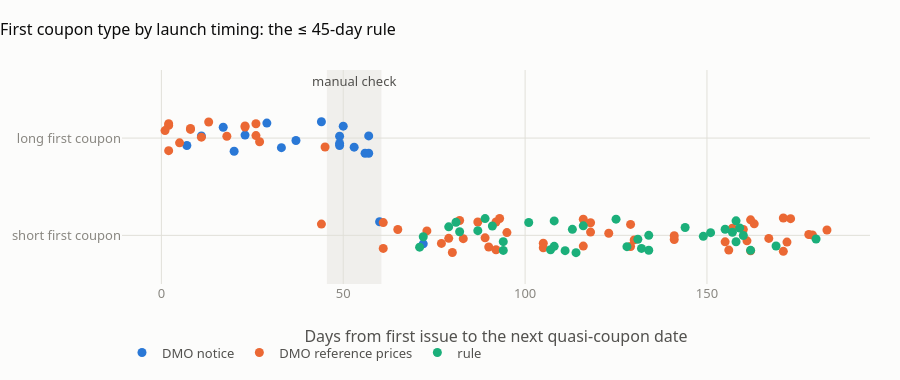

Write notebook code for a chart like this one.
### Markdown cell above
The evidence for the rule comes from every gilt whose first coupon date is taken from DMO data. **Long** first coupons launched 1–57 days before the next quasi-coupon date. **Short** ones launched 44–183 days before. The ranges overlap between 44 and 57 days:
- **5% Treasury Stock 2014** (July 2002) launched **44 days** before its next quasi date, yet the DMO paid a **short** first coupon. This is the one counterexample to the ≤ 45-day rule. Its date comes from the DMO's accrued interest, so the rule is not used for it.
- Post-2017 DMO notices show **long** coupons at 49–57 days (8 gilts), and short ones at 60 days (1% 2032) and 72 days (4⅝% 2030).

So the 46–60 day band really is ambiguous, which is why it is a manual-check band. No gilt falls in it without a DMO date.

The 36 rule-flagged gilts launched **71–180 days** before the next quasi date. All are short, well clear of the band.

### Code cell
ev = TT[TT["first_coupon_type"].notna()].copy()
ev["source"] = ev["first_coupon_source"].str.split(r" \(|:", regex=True).str[0]
src_order = ["DMO notice", "DMO reference prices", "rule"]
cmap = plotting.colour_map(src_order)
fig_s, ax = plt.subplots(figsize=(9, 3.6))
ax.axvspan(45.5, 60.5, color=plotting.NEUTRAL_BAND, zorder=0)
ax.text(53, 1.45, "manual\ncheck", ha="center", va="center", fontsize=9, color=plotting.INK_SECONDARY)
ypos = {"long": 1, "short": 0}
rng = np.random.default_rng(0)
for src in src_order:
    e = ev[ev["source"] == src]
    ax.scatter(e["days_issue_to_quasi"], e["first_coupon_type"].map(ypos) + rng.uniform(-0.18, 0.18, len(e)),
               s=40, color=cmap[src], label=src, edgecolor="white", linewidth=0.5, zorder=3)
ax.set_yticks([0, 1], ["short first coupon", "long first coupon"])
ax.set_ylim(-0.5, 1.7)
ax.set_xlabel("Days from first issue to the next quasi-coupon date")
ax.set_title("First coupon type by launch timing: the ≤ 45-day rule")
ax.legend(loc="upper center", bbox_to_anchor=(0.5, -0.22), ncols=3)
fig_s.tight_layout()

fig_p = go.Figure()
fig_p.add_vrect(x0=45.5, x1=60.5, fillcolor=plotting.NEUTRAL_BAND, line_width=0, layer="below",
                annotation_text="manual check", annotation_position="top")
for src in src_order:
    e = ev[ev["source"] == src]
    fig_p.add_trace(go.Scatter(
        x=e["days_issue_to_quasi"], y=e["first_coupon_type"].map(ypos) + rng.uniform(-0.18, 0.18, len(e)),
        mode="markers", name=src, marker=dict(color=cmap[src], size=9),
        customdata=np.stack([e["name"], e["first_issue"].astype(str), e["first_coupon"].astype(str)], axis=1),
        hovertemplate="%{customdata[0]}<br>first issue %{customdata[1]}<br>first coupon %{customdata[2]}"
                      "<br>%{x} days to next quasi date<extra></extra>"))
fig_p.update_layout(template=plotting.PLOTLY_TEMPLATE, height=380,
                    title="First coupon type by launch timing: the ≤ 45-day rule",
                    xaxis_title="Days from first issue to the next quasi-coupon date",
                    yaxis=dict(tickvals=[0, 1], ticktext=["short first coupon", "long first coupon"], range=[-0.5, 1.7]),
                    legend=dict(orientation="h", y=-0.25))
plotting.save_pair("stage1_first_coupon_rule", fig_s, fig_p)
fig_p.show()

### Figure 1 — Plotly figure (JSON) as saved in the notebook; plotly's stock layout.template omitted (floating-point values rounded to 4 significant figures; data arrays with more than 128 entries replaced by an {"elided": "..."} marker saying what was removed)
{"data": [{"customdata": [["0¼% Treasury Gilt 2025", "2021-07-02", "2022-01-31"], ["0 1/8% Treasury Gilt 2026", "2020-06-03", "2021-01-30"], ["0 3/8% Treasury Gilt 2026", "2021-03-03", "2021-10-22"], ["3¾% Treasury Gilt 2027", "2024-01-11", "2024-09-07"], ["0 1/8% Treasury Gilt 2028", "2020-06-12", "2021-01-31"], ["1 5/8% Treasury Gilt 2028", "2018-03-16", "2018-10-22"], ["4% Treasury Gilt 2029", "2025-10-09", "2026-05-22"], ["4 3/8% Treasury Gilt 2030", "2025-01-09", "2025-09-07"], ["4 5/8% Treasury Gilt 2030", "2026-09-11", "2026-11-22"], ["4% Treasury Gilt 2031", "2024-02-29", "2024-10-22"], ["1% Treasury Gilt 2032", "2021-12-02", "2022-01-31"], ["4 5/8% Treasury Gilt 2032", "2026-08-05", "2027-03-07"], ["3¼% Treasury Gilt 2033", "2023-01-11", "2023-07-31"], ["4¼% Treasury Gilt 2034", "2024-06-12", "2025-01-31"], ["4½% Treasury Gilt 2035", "2025-02-12", "2025-09-07"], ["4¾% Treasury Gilt 2035", "2025-09-03", "2026-04-22"], ["1 1/8% Treasury Gilt 2039", "2021-07-14", "2022-01-31"], ["0 7/8% Treasury Gilt 2046", "2021-01-20", "2021-07-31"], ["4 3/8% Treasury Gilt 2054", "2024-01-24", "2024-07-31"]], "hovertemplate": "%{customdata[0]}<br>first issue %{customdata[1]}<br>first coupon %{customdata[2]}<br>%{x} days to next quasi date<extra></extra>", "marker": {"color": "#2a78d6", "size": 9}, "mode": "markers", "name": "DMO notice", "type": "scatter", "x": [29.0, 57.0, 50.0, 56.0, 49.0, 37.0, 44.0, 57.0, 72.0, 53.0, 60.0, 33.0, 20.0, 49.0, 23.0, 49.0, 17.0, 11.0, 7.0], "y": [1.154, 0.8438, 1.123, 0.844, 0.944, 0.9749, 1.168, 1.022, -0.08681, 0.907, 0.1397, 0.9013, 0.8648, 0.9238, 1.031, 1.019, 1.111, 1.022, 0.9238]}, {"customdata": {"elided": "61x3 str values"}, "hovertemplate": "%{customdata[0]}<br>first issue %{customdata[1]}<br>first coupon %{customdata[2]}<br>%{x} days to next quasi date<extra></extra>", "marker": {"color": "#eb6834", "size": 9}, "mode": "markers", "name": "DMO reference prices", "type": "scatter", "x": [167.0, 23.0, 73.0, 116.0, 130.0, 18.0, 118.0, 23.0, 105.0, 83.0, 2.0, 171.0, 44.0, 79.0, 163.0, 80.0, 5.0, 156.0, 183.0, 105.0, 157.0, 162.0, 61.0, 61.0, 162.0, 141.0, 89.0, 141.0, 173.0, 8.0, 172.0, 77.0, 2.0, 87.0, 179.0, 161.0, 171.0, 155.0, 129.0, 92.0, 129.0, 65.0, 13.0, 82.0, 8.0, 118.0, 45.0, 2.0, 160.0, 1.0, 90.0, 27.0, 26.0, 123.0, 95.0, 116.0, 11.0, 178.0, 92.0, 93.0, 26.0], "y": [-0.03136, 1.115, 0.04554, 0.1653, -0.04701, 1.019, 0.03381, 1.125, -0.1276, -0.03366, 1.148, -0.1645, 0.1162, -0.03046, 0.1187, -0.1764, 0.9514, -0.1517, 0.05494, -0.08141, 0.07295, 0.1598, -0.1343, 0.1313, -0.1586, -0.04292, -0.02528, -0.004014, 0.1715, 1.099, -0.06881, -0.08286, 1.131, 0.1373, 0.003854, -0.05605, 0.1782, -0.06626, -0.1142, 0.1368, 0.1124, 0.06044, 1.165, 0.1533, 1.089, 0.1299, 0.909, 0.8708, 0.06122, 1.077, -0.1199, 0.9624, 1.148, 0.0221, 0.0282, -0.1101, 1.009, 0.008437, -0.148, 0.1735, 1.026]}, {"customdata": [["0 1/8% Treasury Gilt 2023", "2020-04-08", "2020-07-31"], ["0 1/8% Treasury Gilt 2024", "2020-10-07", "2021-01-31"], ["1% Treasury Gilt 2024", "2018-07-25", "2018-10-22"], ["0 5/8% Treasury Gilt 2025", "2019-07-03", "2019-12-07"], ["3½% Treasury Gilt 2025", "2023-01-18", "2023-04-22"], ["4 1/8% Treasury Gilt 2027", "2022-10-13", "2023-01-29"], ["4 3/8% Treasury Gilt 2028", "2024-11-14", "2025-03-07"], ["4½% Treasury Gilt 2028", "2023-06-21", "2023-12-07"], ["0½% Treasury Gilt 2029", "2021-09-02", "2022-01-31"], ["4 1/8% Treasury Gilt 2029", "2024-05-01", "2024-07-22"], ["0 7/8% Treasury Gilt 2029", "2019-06-19", "2019-10-22"], ["0 3/8% Treasury Gilt 2030", "2020-05-13", "2020-10-22"], ["4 1/8% Treasury Gilt 2031", "2025-10-24", "2026-03-07"], ["0¼% Treasury Gilt 2031", "2020-11-13", "2021-01-31"], ["4 1/8% Treasury Gilt 2033", "2025-10-30", "2026-03-07"], ["0 7/8% Green Gilt 2033", "2021-09-22", "2022-01-31"], ["4 5/8% Treasury Gilt 2034", "2023-10-12", "2024-01-31"], ["0 5/8% Treasury Gilt 2035", "2020-09-09", "2021-01-31"], ["4 7/8% Treasury Gilt 2036", "2026-04-15", "2026-07-31"], ["4 5/8% Green Gilt 2037", "2026-03-11", "2026-09-07"], ["3¾% Treasury Gilt 2038", "2022-11-09", "2023-01-29"], ["4 3/8% Treasury Gilt 2040", "2024-09-04", "2025-01-31"], ["5¼% Treasury Gilt 2041", "2025-10-15", "2026-01-31"], ["1¼ % Treasury Gilt 2041", "2020-01-22", "2020-04-22"], ["4¾% Treasury Gilt 2043", "2023-11-16", "2024-04-22"], ["1¾% Treasury Gilt 2049", "2018-09-12", "2019-01-22"], ["0 5/8% Treasury Gilt 2050", "2020-06-10", "2020-10-22"], ["1¼% Treasury Gilt 2051", "2021-04-28", "2021-07-31"], ["1½% Green Gilt 2053", "2021-10-22", "2022-01-31"], ["3¾% Treasury Gilt 2053", "2023-01-25", "2023-04-22"], ["1 5/8% Treasury Gilt 2054", "2019-05-15", "2019-10-22"], ["5 3/8% Treasury Gilt 2056", "2025-05-21", "2025-07-31"], ["0½% Treasury Gilt 2061", "2020-05-20", "2020-10-22"], ["4% Treasury Gilt 2063", "2023-05-17", "2023-10-22"], ["1 5/8% Treasury Gilt 2071", "2018-05-16", "2018-10-22"], ["1 1/8% Treasury Gilt 2073", "2022-02-09", "2022-04-22"]], "hovertemplate": "%{customdata[0]}<br>first issue %{customdata[1]}<br>first coupon %{customdata[2]}<br>%{x} days to next quasi date<extra></extra>", "marker": {"color": "#1baf7a", "size": 9}, "mode": "markers", "name": "rule", "type": "scatter", "x": [114.0, 116.0, 89.0, 157.0, 94.0, 108.0, 113.0, 169.0, 151.0, 82.0, 125.0, 162.0, 134.0, 79.0, 128.0, 131.0, 111.0, 144.0, 107.0, 180.0, 81.0, 149.0, 108.0, 91.0, 158.0, 132.0, 134.0, 94.0, 101.0, 87.0, 160.0, 71.0, 155.0, 158.0, 159.0, 72.0], "y": [-0.1777, 0.09815, 0.1722, 0.03235, -0.06491, -0.1125, 0.06211, -0.1098, 0.02797, 0.03681, 0.1665, -0.154, -9.783e-06, 0.08788, -0.1162, -0.0403, -0.1574, 0.08132, -0.1484, -0.03777, 0.1345, -0.009972, 0.1485, 0.09573, 0.1495, -0.1341, -0.1535, -0.1547, 0.1328, 0.04827, -0.001234, -0.1211, 0.06254, -0.06551, 0.07592, -0.01427]}], "layout": {"annotations": [{"showarrow": false, "text": "manual check", "x": 53.0, "xanchor": "center", "xref": "x", "y": 1, "yanchor": "top", "yref": "y domain"}], "height": 380, "legend": {"orientation": "h", "y": -0.25}, "shapes": [{"fillcolor": "#f0efec", "layer": "below", "line": {"width": 0}, "type": "rect", "x0": 45.5, "x1": 60.5, "xref": "x", "y0": 0, "y1": 1, "yref": "y domain"}], "title": {"text": "First coupon type by launch timing: the ≤ 45-day rule"}, "xaxis": {"title": {"text": "Days from first issue to the next quasi-coupon date"}}, "yaxis": {"range": [-0.5, 1.7], "ticktext": ["short first coupon", "long first coupon"], "tickvals": [0, 1]}}}
